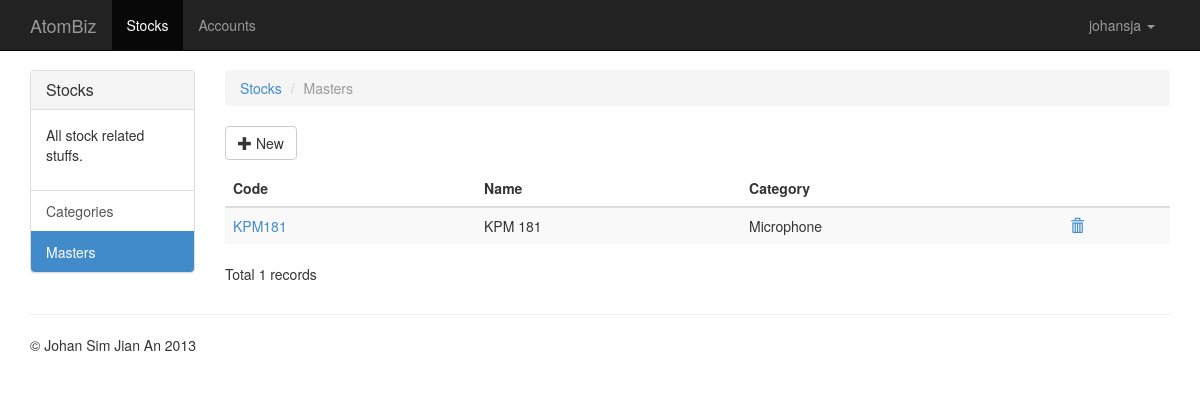
/stocks/master (signed in), run on the app's committed database.
### stocks/models.py (models this page shows, shortened)
class Master(models.Model):
    MB_FLAGS = (
        ('A', 'Assembly'),
        ('K', 'Kit'),
        ('M', 'Manufactured'),
        ('G', 'Phantom'),
        ('B', 'Purchased'),
        ('D', 'Service/Labour')
    )
    code = models.CharField(max_length=32, unique=True)
    name = models.CharField(max_length=64)
    description = models.TextField()
    category = models.ForeignKey(Category)
    order_quantity = models.SmallIntegerField('economic order quantity')
    packaged_volume = models.DecimalField('packaged volume (cubic feet)', max_digits=16, decimal_places=4)
    packaged_weight = models.DecimalField('packaged weight (lbs)', max_digits=16, decimal_places=4)
    uom = models.ForeignKey(UnitOfMeasure, verbose_name='units of measure')
    mb_flag = models.CharField('assembly, kit, manufactured or service', max_length=1, choices=MB_FLAGS)
    discountinued = models.BooleanField()
    controlled = models.BooleanField('batch, serial or lot control')
    serialized = models.BooleanField()
    perishable = models.BooleanField()
    barcode = models.CharField(max_length=32)
    discount_category = models.CharField(max_length=4)
    tax_category = models.ForeignKey(Group)
    pan_size = models.FloatField()
    shrinkage_factor = models.FloatField()

class Category(models.Model):
    TYPES = (
        ('F', 'Finished Goods'),
        ('M', 'Raw Materials'),
        ('D', 'Dummy Item - (No movements)'),
        ('L', 'Labour')
    )
    code = models.CharField(max_length=8, unique=True)
    name = models.CharField(max_length=32)
    type = models.CharField(max_length=1, choices=TYPES)
    gl = models.ForeignKey(Master, related_name='stock_cat', verbose_name='GL')
    wip_gl = models.ForeignKey(Master, related_name='stock_cat_wip', verbose_name='WIP GL')
    adjustment_gl = models.ForeignKey(Master, related_name='stock_cat_adj', verbose_name='adjustments GL')
    issues_gl = models.ForeignKey(Master, related_name='stock_cat_issues', verbose_name='internal stock issues GL')
    price_gl = models.ForeignKey(Master, related_name='stock_cat_price', verbose_name='price variance GL')
    usage_gl = models.ForeignKey(Master, related_name='stock_cat_usage', verbose_name='usage variance GL')
    class Meta:
        verbose_name_plural = 'categories'
    def __unicode__(self):
        return self.name

### stocks/views.py (the view)
class MasterList(ListView):
    model = Master

### stocks/templates/stocks/master_list.html
{% extends "stocks/base.html" %}
{% block rows %}
    <ol class="breadcrumb">
        <li><a href="{% url 'stocks' %}">Stocks</a></li>
        <li class="active">Masters</li>
    </ol>
    <p>
        <a href="{% url 'stocks_master_new' %}" class="btn btn-default">
            <span class="glyphicon glyphicon-plus"></span> New
        </a>
    </p>
    <div class=" table-responsive">
        <table class="table table-striped">
            <thead>
                <tr>
                    <th>Code</th>
                    <th>Name</th>
                    <th>Category</th>
                    <th>&nbsp;</th>
                </tr>
            </thead>
            <tbody>
                {% for master in object_list %}
                    <tr>
                        <td><a href="{% url 'stocks_master_detail' master.id %}">{{ master.code }}</a></td>
                        <td>{{ master.name }}</td>
                        <td>{{ master.category }}</td>
                        <td>
                            <a href="{% url 'stocks_master_delete' master.id %}"><span class="glyphicon glyphicon-trash"></span></a>
                        </td>
                    </tr>
                {% endfor %}
            </tbody>
        </table>
    </div>
    <p>Total {{ object_list|length }} records</p>
{% endblock %}

### templates/base.html (shortened to what this page needs)
{% extends 'bootstrap/base.html' %}
{% block project_navbar_brand_url %}
  {% if user.is_authenticated %}
    /users/dashboard/
  {% else %}
    /
  {% endif %}
{% endblock %}
{% block project_navbar_brand %}AtomBiz{% endblock %}
{% block project_navbar_collapse %}
  {% if user.is_authenticated %}
    <ul class="nav navbar-nav">
      {% with url="/stocks/" %}
        <li{% if url in request.path %} class="active"{% endif %}><a href="{{ url }}">Stocks</a></li>
      {% endwith %}
      {% with url="/accounts/" %}
        <li{% if url in request.path %} class="active"{% endif %}><a href="{{ url }}">Accounts</a></li>
      {% endwith %}
    </ul>
    <ul class="nav navbar-nav navbar-right">
      <li class="dropdown">
        <a href="#" class="dropdown-toggle" data-toggle="dropdown">{{ user }} <b class="caret"></b></a>
      </li>
    </ul>
  {% endif %}
{% endblock %}
{% block project_rows %}
  {% block app_rows %}
  {% endblock %}
{% endblock %}
{% block project_footer_content %}
  <p>&copy; Johan Sim Jian An 2013</p>
{% endblock %}

### templates/base.html (style rules this page uses)
body { padding-top: 70px; }

### data on the page
Master: code "KPM181", name "KPM 181", category "Microphone"

### other printed values
{{ user }} "johansja"
{{ object_list|length }} "1"
